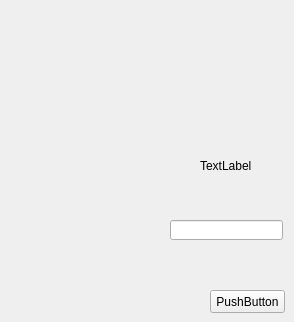
                  <widget class="QWidget" name="page">
                   <widget class="QLabel" name="label_3">
                    <property name="geometry">
                     <rect>
                      <x>200</x>
                      <y>160</y>
                      <width>56</width>
                      <height>12</height>
                     </rect>
                    </property>
                    <property name="maximumSize">
                     <size>
                      <width>56</width>
                      <height>16777215</height>
                     </size>
                    </property>
                    <property name="text">
                     <string>TextLabel</string>
                    </property>
                   </widget>
                   <widget class="QLineEdit" name="lineEdit_4">
                    <property name="geometry">
                     <rect>
                      <x>170</x>
                      <y>220</y>
                      <width>113</width>
                      <height>20</height>
                     </rect>
                    </property>
                   </widget>
                   <widget class="QPushButton" name="pushButton_4">
                    <property name="geometry">
                     <rect>
                      <x>210</x>
                      <y>290</y>
                      <width>75</width>
                      <height>23</height>
                     </rect>
                    </property>
                    <property name="text">
                     <string>PushButton</string>
                    </property>
                   </widget>
                  </widget>
